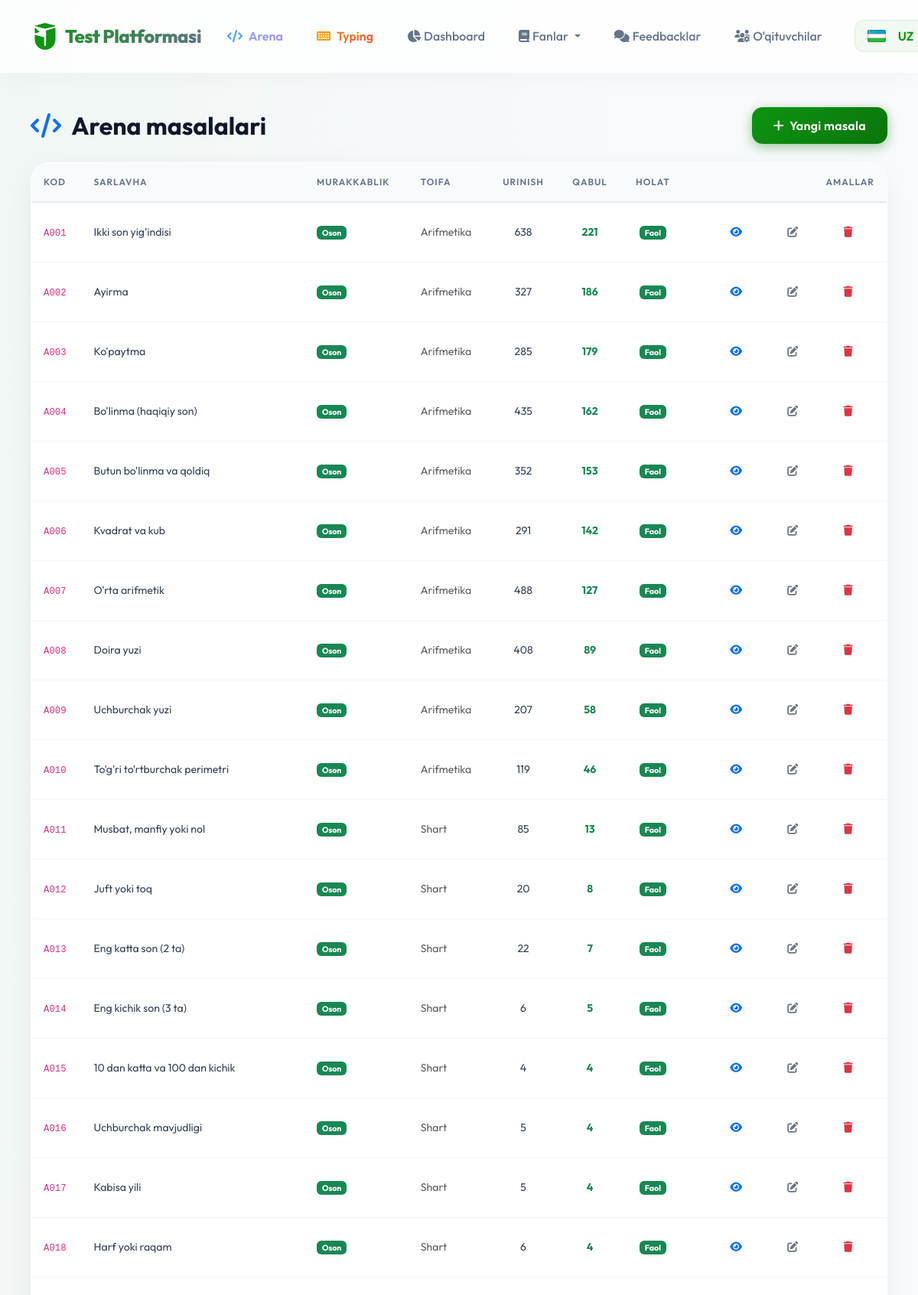
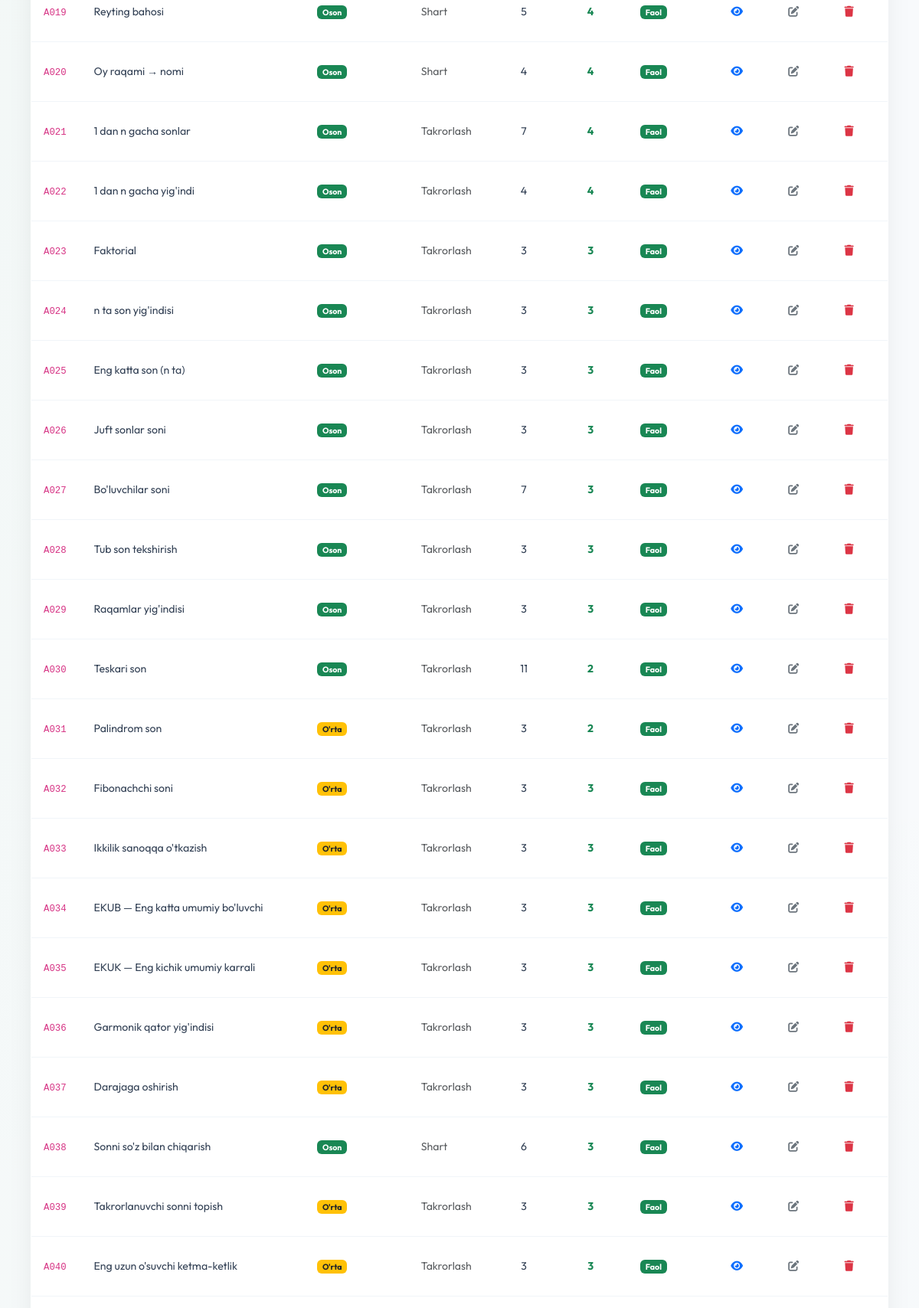
/arena/sadmin/problems (signed in, upper part), run on the app's committed database (2 pictures, top to bottom).
### models.py (models this page shows)
class ArenaProblem(db.Model):
    __tablename__ = 'arena_problems'
    id = db.Column(db.Integer, primary_key=True)
    code = db.Column(db.String(10), unique=True, nullable=False)  # A001, M005
    title = db.Column(db.String(200), nullable=False)
    description = db.Column(db.Text, nullable=False)
    input_format = db.Column(db.Text, default='')
    output_format = db.Column(db.Text, default='')
    constraints = db.Column(db.Text, default='')
    examples = db.Column(db.Text, default='[]')  # JSON: [{input, output, explanation}]
    hidden_tests = db.Column(db.Text, default='[]')  # JSON: [{input, output}] — foydalanuvchiga ko'rsatilmaydi
    difficulty = db.Column(db.String(10), default='easy')   # easy / medium / hard
    category = db.Column(db.String(50), default='general')
    correct_answer = db.Column(db.Text, default='')          # for auto-grading
    time_limit = db.Column(db.Float, default=1.0)            # seconds (display)
    memory_limit = db.Column(db.Integer, default=256)        # MB (display)
    is_active = db.Column(db.Boolean, default=True)
    created_at = db.Column(db.DateTime, default=tashkent_now)
    accepted_count = db.Column(db.Integer, default=0)
    submission_count = db.Column(db.Integer, default=0)
    submissions = db.relationship('ArenaSubmission', backref='problem', lazy='dynamic')
    __table_args__ = (
        db.Index('ix_arena_problem_difficulty', 'difficulty'),
        db.Index('ix_arena_problem_category', 'category'),
        db.Index('ix_arena_problem_active', 'is_active'),
    )

### routes/arena.py (the view)
@arena_bp.route('/sadmin/problems')
@super_admin_required
def admin_problems():
    problems = (ArenaProblem.query
                .order_by(ArenaProblem.code).all())
    return render_template('admin_arena_problems.html', problems=problems)

### routes/arena.py (called while the page is built)
def _current_user():
    uid = session.get('arena_user_id')
    if not uid:
        return None
    return ArenaUser.query.get(uid)

def super_admin_required(f):
    @wraps(f)
    def decorated(*args, **kwargs):
        if not session.get('admin_id') or session.get('admin_user') != 'asilbek':
            abort(403)
        return f(*args, **kwargs)
    return decorated

def _is_arena_admin():
    u = _current_user()
    return u is not None and u.username.lower() == ARENA_ADMIN_USERNAME

@arena_bp.context_processor
def _inject():
    u = _current_user()
    if u:
        u.last_seen = tashkent_now()
        try:
            db.session.commit()
        except Exception:
            db.session.rollback()
    return dict(arena_user=u, is_arena_admin=_is_arena_admin())

### templates/admin_arena_problems.html (shortened to what this page needs)
{% extends "base.html" %}
{% block content %}
<div class="main-container">
  <div class="d-flex align-items-center justify-content-between mb-4 flex-wrap gap-2">
    <h2 class="fw-bold mb-0"><i class="fas fa-code me-2 text-primary"></i> Arena masalalari</h2>
    <a href="{{ url_for('arena.admin_problem_new') }}" class="btn btn-primary">
      <i class="fas fa-plus me-1"></i> Yangi masala
    </a>
  </div>
  <div class="card">
    <div class="card-body p-0">
      <table class="table table-hover mb-0" style="font-size:.88rem;">
        <thead class="table-light">
          <tr>
            <th>Kod</th>
            <th>Sarlavha</th>
            <th>Murakkablik</th>
            <th>Toifa</th>
            <th class="text-center">Urinish</th>
            <th class="text-center">Qabul</th>
            <th class="text-center">Holat</th>
            <th class="text-end">Amallar</th>
          </tr>
        </thead>
        <tbody>
        {% for p in problems %}
        <tr>
          <td><code>{{ p.code }}</code></td>
          <td>{{ p.title }}</td>
          <td>
            <span class="badge {% if p.difficulty=='easy' %}bg-success{% elif p.difficulty=='medium' %}bg-warning text-dark{% else %}bg-danger{% endif %}">
              {% if p.difficulty=='easy' %}Oson{% elif p.difficulty=='medium' %}O'rta{% else %}Qiyin{% endif %}
            </span>
          </td>
          <td class="text-muted">{{ p.category or '—' }}</td>
          <td class="text-center">{{ p.submission_count }}</td>
          <td class="text-center text-success fw-bold">{{ p.accepted_count }}</td>
          <td class="text-center">
            {% if p.is_active %}
            <span class="badge bg-success">Faol</span>
            {% else %}
            <span class="badge bg-secondary">Yashirin</span>
            {% endif %}
          </td>
          <td class="text-end">
            <a href="{{ url_for('arena.problem_detail', pid=p.id) }}" class="btn btn-sm btn-outline-primary" target="_blank">
              <i class="fas fa-eye"></i>
            </a>
            <a href="{{ url_for('arena.admin_problem_edit', pid=p.id) }}" class="btn btn-sm btn-outline-secondary">
              <i class="fas fa-edit"></i>
            </a>
            <form method="POST" action="{{ url_for('arena.admin_problem_delete', pid=p.id) }}"
                  class="d-inline" onsubmit="return confirm('O\'chirishni tasdiqlaysizmi?')">
              <button type="submit" class="btn btn-sm btn-outline-danger">
                <i class="fas fa-trash"></i>
              </button>
            </form>
          </td>
        </tr>
        {% else %}
        <tr><td colspan="8" class="text-center py-5 text-muted">
          <i class="fas fa-code fa-2x d-block mb-2 opacity-25"></i>
          Masalalar yo'q. Birinchi masalani qo'shing!
        </td></tr>
        {% endfor %}
        </tbody>
      </table>
    </div>
  </div>
</div>
{% endblock %}

### templates/base.html (style rules this page uses)
:root { --primary: #0d9410; --primary-dark: #0a750c; --secondary: #64748b; --success: #10b981; --danger: #ef4444; --warning: #f59e0b; --dark: #0f172a; --light: #f8fafc; --glass: rgba(255, 255, 255, 0.9); --glass-border: rgba(255, 255, 255, 0.2); --shadow: 0 10px 40px -10px rgba(0, 0, 0, 0.1); }
body { font-family: 'Outfit', sans-serif; background: #f8fafc; background-image: radial-gradient(at 0% 0%, rgba(13, 148, 16, 0.03) 0px, transparent 50%), radial-gradient(at 100% 100%, rgba(13, 148, 16, 0.03) 0px, transparent 50%); background-attachment: fixed; min-height: 100vh; color: var(--dark); }
.main-container { max-width: 1200px; margin: 0 auto; padding: 20px; }
.card { background: var(--glass); backdrop-filter: blur(12px); -webkit-backdrop-filter: blur(12px); border: 1px solid rgba(255, 255, 255, 0.5); border-radius: 24px; box-shadow: var(--shadow); transition: transform 0.3s cubic-bezier(0.4, 0, 0.2, 1), box-shadow 0.3s ease; overflow: hidden; }
.btn { border-radius: 14px; padding: 12px 28px; font-weight: 600; letter-spacing: 0.3px; transition: all 0.3s cubic-bezier(0.4, 0, 0.2, 1); border: none; position: relative; overflow: hidden; }
.btn-primary { background: linear-gradient(135deg, var(--primary), var(--primary-dark)); box-shadow: 0 4px 15px rgba(10, 117, 12, 0.4); }
.table { background: white; margin-bottom: 0; }
.table thead th { background: #f8fafc; color: #64748b; font-weight: 600; text-transform: uppercase; font-size: 0.75rem; letter-spacing: 1px; padding: 16px; border-bottom: 2px solid #e2e8f0; }
.table tbody td { padding: 16px; vertical-align: middle; border-bottom: 1px solid #f1f5f9; color: #334155; }

### data on the page
ArenaProblem: code "A001", title "Ikki son yig'indisi", difficulty "Oson", category "Arifmetika", submission_count "638", accepted_count "221", is_active "Faol"
ArenaProblem: code "A002", title "Ayirma", difficulty "Oson", category "Arifmetika", submission_count "327", accepted_count "186", is_active "Faol"
ArenaProblem: code "A003", title "Ko'paytma", difficulty "Oson", category "Arifmetika", submission_count "285", accepted_count "179", is_active "Faol"
ArenaProblem: code "A004", title "Bo'linma (haqiqiy son)", difficulty "Oson", category "Arifmetika", submission_count "435", accepted_count "162", is_active "Faol"
ArenaProblem: code "A005", title "Butun bo'linma va qoldiq", difficulty "Oson", category "Arifmetika", submission_count "352", accepted_count "153", is_active "Faol"
ArenaProblem: code "A006", title "Kvadrat va kub", difficulty "Oson", category "Arifmetika", submission_count "291", accepted_count "142", is_active "Faol"
ArenaProblem: code "A007", title "O'rta arifmetik", difficulty "Oson", category "Arifmetika", submission_count "488", accepted_count "127", is_active "Faol"
ArenaProblem: code "A008", title "Doira yuzi", difficulty "Oson", category "Arifmetika", submission_count "408", accepted_count "89", is_active "Faol"
ArenaProblem: code "A009", title "Uchburchak yuzi", difficulty "Oson", category "Arifmetika", submission_count "207", accepted_count "58", is_active "Faol"
ArenaProblem: code "A010", title "To'g'ri to'rtburchak perimetri", difficulty "Oson", category "Arifmetika", submission_count "119", accepted_count "46", is_active "Faol"
ArenaProblem: code "A011", title "Musbat, manfiy yoki nol", difficulty "Oson", category "Shart", submission_count "85", accepted_count "13", is_active "Faol"
ArenaProblem: code "A012", title "Juft yoki toq", difficulty "Oson", category "Shart", submission_count "20", accepted_count "8", is_active "Faol"
ArenaProblem: code "A013", title "Eng katta son (2 ta)", difficulty "Oson", category "Shart", submission_count "22", accepted_count "7", is_active "Faol"
ArenaProblem: code "A014", title "Eng kichik son (3 ta)", difficulty "Oson", category "Shart", submission_count "6", accepted_count "5", is_active "Faol"
ArenaProblem: code "A015", title "10 dan katta va 100 dan kichik", difficulty "Oson", category "Shart", submission_count "4", accepted_count "4", is_active "Faol"
ArenaProblem: code "A016", title "Uchburchak mavjudligi", difficulty "Oson", category "Shart", submission_count "5", accepted_count "4", is_active "Faol"
ArenaProblem: code "A017", title "Kabisa yili", difficulty "Oson", category "Shart", submission_count "5", accepted_count "4", is_active "Faol"
ArenaProblem: code "A018", title "Harf yoki raqam", difficulty "Oson", category "Shart", submission_count "6", accepted_count "4", is_active "Faol"
ArenaProblem: code "A019", title "Reyting bahosi", difficulty "Oson", category "Shart", submission_count "5", accepted_count "4", is_active "Faol"
ArenaProblem: code "A020", title "Oy raqami → nomi", difficulty "Oson", category "Shart", submission_count "4", accepted_count "4", is_active "Faol"
ArenaProblem: code "A021", title "1 dan n gacha sonlar", difficulty "Oson", category "Takrorlash", submission_count "7", accepted_count "4", is_active "Faol"
ArenaProblem: code "A022", title "1 dan n gacha yig'indi", difficulty "Oson", category "Takrorlash", submission_count "4", accepted_count "4", is_active "Faol"
ArenaProblem: code "A023", title "Faktorial", difficulty "Oson", category "Takrorlash", submission_count "3", accepted_count "3", is_active "Faol"
ArenaProblem: code "A024", title "n ta son yig'indisi", difficulty "Oson", category "Takrorlash", submission_count "3", accepted_count "3", is_active "Faol"
ArenaProblem: code "A025", title "Eng katta son (n ta)", difficulty "Oson", category "Takrorlash", submission_count "3", accepted_count "3", is_active "Faol"
ArenaProblem: code "A026", title "Juft sonlar soni", difficulty "Oson", category "Takrorlash", submission_count "3", accepted_count "3", is_active "Faol"
ArenaProblem: code "A027", title "Bo'luvchilar soni", difficulty "Oson", category "Takrorlash", submission_count "7", accepted_count "3", is_active "Faol"
ArenaProblem: code "A028", title "Tub son tekshirish", difficulty "Oson", category "Takrorlash", submission_count "3", accepted_count "3", is_active "Faol"
ArenaProblem: code "A029", title "Raqamlar yig'indisi", difficulty "Oson", category "Takrorlash", submission_count "3", accepted_count "3", is_active "Faol"
ArenaProblem: code "A030", title "Teskari son", difficulty "Oson", category "Takrorlash", submission_count "11", accepted_count "2", is_active "Faol"
ArenaProblem: code "A031", title "Palindrom son", difficulty "O'rta", category "Takrorlash", submission_count "3", accepted_count "2", is_active "Faol"
ArenaProblem: code "A032", title "Fibonachchi soni", difficulty "O'rta", category "Takrorlash", submission_count "3", accepted_count "3", is_active "Faol"
ArenaProblem: code "A033", title "Ikkilik sanoqqa o'tkazish", difficulty "O'rta", category "Takrorlash", submission_count "3", accepted_count "3", is_active "Faol"
ArenaProblem: code "A034", title "EKUB — Eng katta umumiy bo'luvchi", difficulty "O'rta", category "Takrorlash", submission_count "3", accepted_count "3", is_active "Faol"
ArenaProblem: code "A035", title "EKUK — Eng kichik umumiy karrali", difficulty "O'rta", category "Takrorlash", submission_count "3", accepted_count "3", is_active "Faol"
ArenaProblem: code "A036", title "Garmonik qator yig'indisi", difficulty "O'rta", category "Takrorlash", submission_count "3", accepted_count "3", is_active "Faol"
ArenaProblem: code "A037", title "Darajaga oshirish", difficulty "O'rta", category "Takrorlash", submission_count "3", accepted_count "3", is_active "Faol"
ArenaProblem: code "A038", title "Sonni so'z bilan chiqarish", difficulty "Oson", category "Shart", submission_count "6", accepted_count "3", is_active "Faol"
ArenaProblem: code "A039", title "Takrorlanuvchi sonni topish", difficulty "O'rta", category "Takrorlash", submission_count "3", accepted_count "3", is_active "Faol"
ArenaProblem: code "A040", title "Eng uzun o'suvchi ketma-ketlik", difficulty "O'rta", category "Takrorlash", submission_count "3", accepted_count "3", is_active "Faol"
